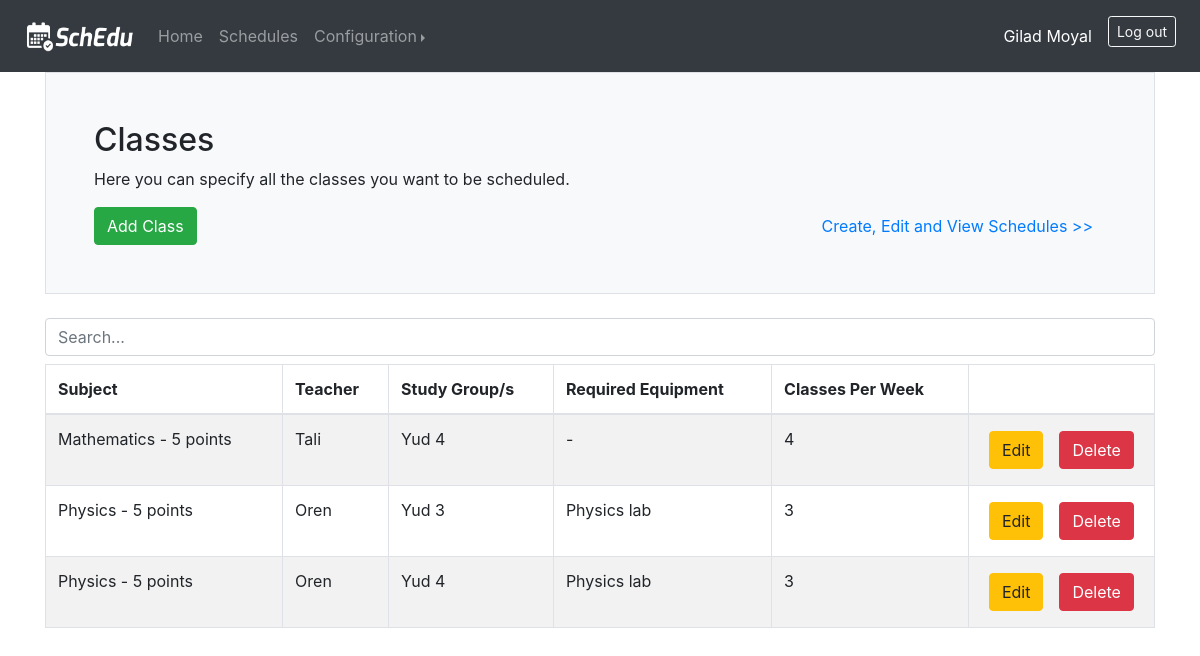
Page /classes (signed in) on the committed database.
### web_app/models.py (models this page shows, shortened)
class User(db.Model, UserMixin):
    id = db.Column(db.Integer, primary_key=True)
    email = db.Column(db.String(150), unique=True)
    name = db.Column(db.String(150))
    password = db.Column(db.String(150))
    classtimes = db.relationship('ClassTime', backref='user')
    days = db.relationship('Day', backref='user')
    classrooms = db.relationship('Classroom', backref='user')
    equipments = db.relationship('Equipment', backref='user')
    subjects = db.relationship('Subject', backref='user')
    students_groups = db.relationship('StudentsGroup', backref='user')
    teachers = db.relationship('Teacher', backref='user')
    classes = db.relationship('CourseClass', backref='user')
    schedules = db.relationship('Schedule', backref='user')

class CourseClass(db.Model):
    class_id = db.Column(db.Integer, primary_key=True)
    subject_id = db.Column(db.Integer, db.ForeignKey('subject.subject_id'))
    teacher_id = db.Column(db.Integer, db.ForeignKey('teacher.teacher_id'))
    equipment_id = db.Column(db.Integer, db.ForeignKey('equipment.equipment_id'))
    equipment_required = db.relationship('Equipment', uselist=False, back_populates='course_class')
    num_per_week = db.Column(db.Integer)
    user_id = db.Column(db.Integer, db.ForeignKey('user.id'))
    schedule_id = db.Column(db.Integer, db.ForeignKey('schedule.schedule_id'))
    day_id = db.Column(db.Integer, db.ForeignKey('day.day_id'))
    class_time_id = db.Column(db.Integer, db.ForeignKey('class_time.class_time_id'))
    classroom_id = db.Column(db.Integer, db.ForeignKey('classroom.classroom_id'))

class Subject(db.Model):
    subject_id = db.Column(db.Integer, primary_key=True)
    name = db.Column(db.String(20))
    level = db.Column(db.Integer)
    teaching_subjects = db.relationship('Teacher', secondary=teachers_subjects, backref=db.backref('subjects', lazy='dynamic'))
    studied_subjects = db.relationship('StudentsGroup', secondary=groups_subjects, backref=db.backref('subjects', lazy='dynamic'))
    classes = db.relationship('CourseClass', backref='subject')
    user_id = db.Column(db.Integer, db.ForeignKey('user.id'))
    schedule_id = db.Column(db.Integer, db.ForeignKey('schedule.schedule_id'))
    def __str__(self):
        return f"{self.name} - {self.level} points"

class Teacher(db.Model):
    teacher_id = db.Column(db.Integer, primary_key=True)
    name = db.Column(db.String(20))
    classes = db.relationship('CourseClass', backref='teacher')
    user_id = db.Column(db.Integer, db.ForeignKey('user.id'))
    schedule_id = db.Column(db.Integer, db.ForeignKey('schedule.schedule_id'))

class StudentsGroup(db.Model):
    group_id = db.Column(db.Integer, primary_key=True)
    name = db.Column(db.String(20))
    num_students = db.Column(db.Integer)
    participating_groups = db.relationship('CourseClass', secondary=classes_groups, backref=db.backref('students_groups', lazy='dynamic'))
    user_id = db.Column(db.Integer, db.ForeignKey('user.id'))
    schedule_id = db.Column(db.Integer, db.ForeignKey('schedule.schedule_id'))

class Equipment(db.Model):
    equipment_id = db.Column(db.Integer, primary_key=True)
    computers_lab = db.Column(db.Boolean)
    physics_lab = db.Column(db.Boolean)
    chemistry_lab = db.Column(db.Boolean)
    biology_lab = db.Column(db.Boolean)
    course_class = db.relationship('CourseClass', back_populates='equipment_required')
    classroom = db.relationship('Classroom', back_populates='equipment')
    user_id = db.Column(db.Integer, db.ForeignKey('user.id'))
    schedule_id = db.Column(db.Integer, db.ForeignKey('schedule.schedule_id'))
    def __str__(self):
        has_equipment = False
        description = ""
        if self.computers_lab:
            description += "Computers"
            has_equipment = True
        if self.physics_lab:
            if has_equipment:
                description += ", Physics lab"
            else:
                description += "Physics lab"
                has_equipment = True
        if self.chemistry_lab:
            if has_equipment:
                description += ", Chemistry lab"
            else:
                description += "Chemistry lab"
                has_equipment = True
        if self.biology_lab:
            if has_equipment:
                description += ", Biology lab"
            else:
                description += "Biology lab"
                has_equipment = True
        if not has_equipment:
            description += " - "
        return description

### web_app/views.py (the view)
@views.route('/classes', methods=['GET', 'POST'])
@login_required
def classes():
    if request.method == 'POST':
        subject = Subject.query.get(request.form['subject_id'])
        teacher = Teacher.query.get(request.form['teacher_id'])
        computers_lab = equipment_options[0] in request.form
        physics_lab = equipment_options[1] in request.form
        chemistry_lab = equipment_options[2] in request.form
        biology_lab = equipment_options[3] in request.form
        equipment_required = Equipment(computers_lab=computers_lab, physics_lab=physics_lab, chemistry_lab=chemistry_lab, biology_lab=biology_lab, user=current_user)
        db.session.add(equipment_required)
        db.session.flush()
        num_per_week = int(request.form['num_per_week'])
        new_class = CourseClass(subject=subject, teacher=teacher, equipment_required=equipment_required, num_per_week=num_per_week, user=current_user)
        db.session.add(new_class)
        db.session.flush()
        for group_id in request.form.getlist('group_ids'):
            new_class.students_groups.append(StudentsGroup.query.get(group_id))
        db.session.commit()
        return redirect(url_for('views.classes'))
    else:
        subjects = current_user.subjects
        teachers = current_user.teachers
        groups = current_user.students_groups
        classes = current_user.classes
        return render_template('classes.html', user=current_user, classes=classes, subjects=subjects, teachers=teachers, groups=groups, equipment_options=equipment_options)

### web_app/templates/classes.html (shortened to what this page needs)
{% extends 'base.html' %}
{% block body %}
    <div class="h-100 p-5 bg-light border rounded-3">
        <h2>Classes</h2>
        <p>Here you can specify all the classes you want to be scheduled.</p>
        <div class="row">
            <div class="col">
                <button type="button" class="btn btn-success" data-toggle="modal" data-target="#addModal">Add Class</button>
            </div>
            <div class="col text-right">
                <a type="button" class="btn btn-link" href="{{ url_for('views.schedules') }}">Create, Edit and View Schedules >></a>
            </div>
        </div>
    </div>
    <br>
    {% if classes|length > 0 %}
        <input class="form-control mb-2" id="myInput" type="text" placeholder="Search...">
        <div class="table-responsive-md">
            <table class="table table-bordered table-striped">
                <thead>
                <tr>
                    <th>Subject</th>
                    <th>Teacher</th>
                    <th>Study Group/s</th>
                    <th>Required Equipment</th>
                    <th>Classes Per Week</th>
                    <th></th>
                </tr>
                </thead>
                <tbody id="myTable">
                {% for current_class in classes %}
                    <tr>
                        <td>{{ current_class.subject.__str__() }}</td>
                        <td>{{ current_class.teacher.name }}</td>
                        <td>
                            {% for group in current_class.students_groups %}
                                {{ group.name }}
                            {% endfor %}
                        </td>
                        <td>{{ current_class.equipment_required.__str__() }}</td>
                        <td>{{ current_class.num_per_week }}</td>
                        <td>
                            <div class="row justify-content-center">
                                <form method="post" action="{{ url_for('views.edit_class') }}">
                                    <button class="btn btn-warning ml-2 mr-2 mt-1 mb-1" type="submit">Edit</button>
                                </form>
                                <form method="post" action="{{ url_for('views.delete_class') }}">
                                    <button class="btn btn-danger mr-2 ml-2 mt-1 mb-1" type="submit">Delete</button>
                                </form>
                            </div>
                        </td>
                    </tr>
                {% endfor %}
                </tbody>
            </table>
        </div>
    {% else %}
        <h6>Currently there are no classes</h6>
    {% endif %}
{% endblock %}

### web_app/templates/base.html (shortened to what this page needs)
<!DOCTYPE html>
<html lang="en">
<head>
    <link rel="stylesheet" href="https://stackpath.bootstrapcdn.com/bootstrap/4.3.1/css/bootstrap.min.css">
    <link rel="stylesheet" href="https://cdn.jsdelivr.net/npm/bootstrap-select@1.13.14/dist/css/bootstrap-select.min.css">
</head>
<body>
    <nav class="navbar navbar-expand-lg navbar-dark bg-dark">
        <a class="navbar-brand ml-2" href="{{url_for('views.home')}}">
          <img src="/static/photos/navbarLogo.png" width="110" height="32" alt="">
        </a>
        <div class="collapse navbar-collapse" id="navbar">
          {% if user.is_authenticated %}
            <ul class="navbar-nav mr-auto">
              <li class="nav-item">
                <a class="nav-link" href="{{url_for('views.home')}}">Home <span class="sr-only">(current)</span></a>
              </li>
              <li class="nav-item">
                <a class="nav-link" href="{{ url_for('views.schedules') }}">Schedules</a>
              </li>
              <li class="nav-item dropdown">
                <div class="btn-group dropright">
                  <a class="nav-link dropdown-toggle" href="http://example.com" id="dropdown01" data-toggle="dropdown" aria-haspopup="true" aria-expanded="false">Configuration</a>
                </div>
              </li>
            </ul>
            <ul class="navbar-nav ml-auto">
              <li class="nav-item active">
                <a class="nav-link mr-2 mt-2 mb-2">{{ user.name }}<span class="sr-only">(current)</span></a>
              </li>
              <li class="nav-item">
                <a class="btn btn-outline-light mr-2 mt-2 mb-2 btn-sm" href="{{ url_for('auth.logout') }}">Log out</a>
              </li>
            </ul>
          {% endif %}
        </div>
    </nav>
    <div class="container">
      {% block body %} {% endblock %}
    </div>
</body>
</html>

### rows in the picture
User: name "Gilad Moyal"
CourseClass: subject.__str__ "Mathematics - 5 points", teacher.name "Tali", equipment_required.__str__ "-", num_per_week "4"
StudentsGroup: name "Yud 4"
CourseClass: subject.__str__ "Physics - 5 points", teacher.name "Oren", equipment_required.__str__ "Physics lab", num_per_week "3"
StudentsGroup: name "Yud 3"
CourseClass: subject.__str__ "Physics - 5 points", teacher.name "Oren", equipment_required.__str__ "Physics lab", num_per_week "3"
